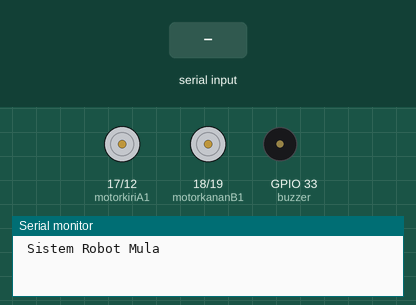
Simulated run of this sketch. Board: ESP32. Parts: motor-driver pin pairs drawn as motors (green arrow = first pin HIGH = forward, orange = second pin HIGH = backward, longer = more drive), buzzer (waves = sounding, pin HIGH), the last lines printed to the serial monitor. The inputs (shaded band) are chosen by the test bench. Nothing arrives over Bluetooth unless stated.

Above: at 1.3 s.
1.4 s: "B" received over the second serial link
At 2.6 s:
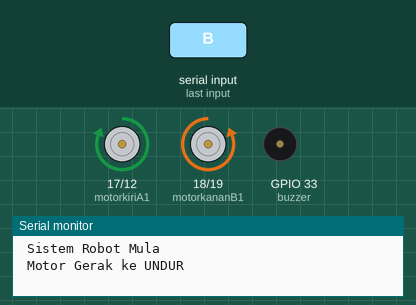
2.9 s: "F" received over the second serial link
At 3.8 s:
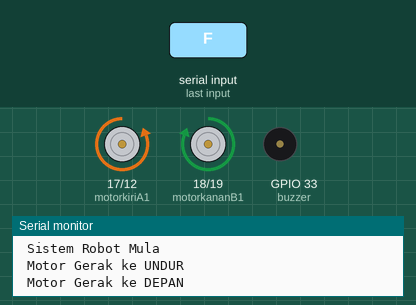
4.4 s: "L" received over the second serial link
At 4.9 s:
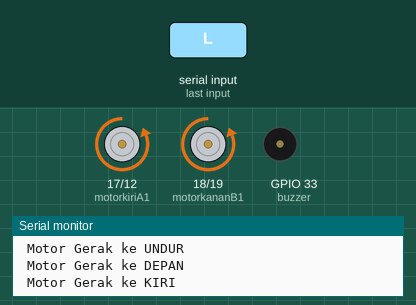
5.9 s: "R" received over the second serial link
At 7.1 s:
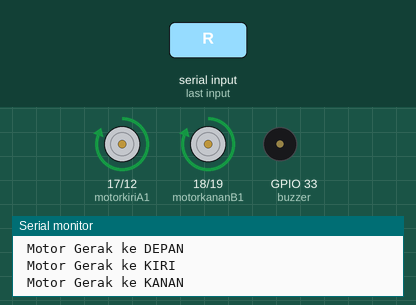
7.4 s: "H" received over the second serial link
At 8.4 s:
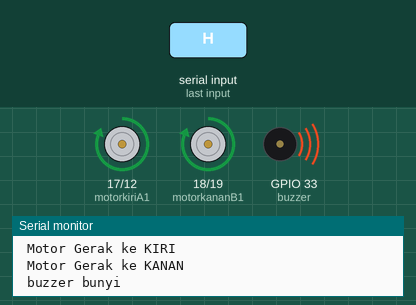
8.9 s: "S" received over the second serial link
At 9.6 s:
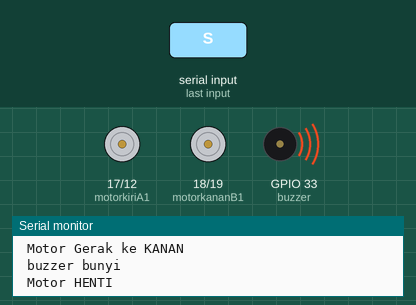
Timing chart, 0 to 11.4 s (numbered marks = the images above; inputs shaded):
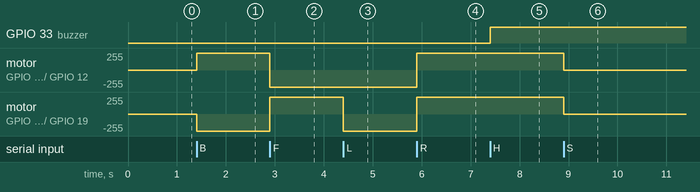

The sketch:

sumo_2026_bth.ino
```cpp
#include "BluetoothSerial.h"

const int motorkiriA1 = 17 ;
const int motorkiriA2 = 12 ;
const int motorkananB1 = 18 ;
const int motorkananB2 = 19 ;
const int buzzer = 33 ;

const char* nama_bluetooth = "sumoKKSJ01";
BluetoothSerial my_bluetooth;

void setup() {

//-- Motor KIRI
  pinMode(motorkiriA1, OUTPUT);
  pinMode(motorkiriA2, OUTPUT);
//-- Motor Kanan  F
  pinMode(motorkananB1, OUTPUT);
  pinMode(motorkananB2, OUTPUT);
//--  buzzer
  pinMode(buzzer, OUTPUT);

//-- istihar fungsi komunikasi Serial.
  Serial.begin(115200);
  delay(100);
  Serial.println(" Sistem Robot Mula");

  //-- istihar fungsi komunikasi Bluetooth.
my_bluetooth.begin(nama_bluetooth);
}

void loop() {

 // if(Serial.available()> 0){
 //   char dat = Serial.read();
  //  Serial.println(dat);

  if(my_bluetooth.available()> 0){
    char dat = my_bluetooth.read();


    if (dat=='B'){
      digitalWrite(motorkiriA1,HIGH);
      digitalWrite(motorkiriA2,LOW);
      digitalWrite(motorkananB1,LOW);
      digitalWrite(motorkananB2,HIGH);
      Serial.println(" Motor Gerak ke UNDUR");

    }

    else if (dat=='F'){
      digitalWrite(motorkiriA1,LOW);
      digitalWrite(motorkiriA2,HIGH);
      digitalWrite(motorkananB1,HIGH);
      digitalWrite(motorkananB2,LOW);
      Serial.println(" Motor Gerak ke DEPAN ");
    }
    else if (dat=='S'){
      digitalWrite(motorkiriA1,LOW);
      digitalWrite(motorkiriA2,LOW);
      digitalWrite(motorkananB1,LOW);
      digitalWrite(motorkananB2,LOW);
      Serial.println(" Motor HENTI");
    }

    else if (dat=='L'){
      digitalWrite(motorkiriA1,LOW);
      digitalWrite(motorkiriA2,HIGH);
      digitalWrite(motorkananB1,LOW);
      digitalWrite(motorkananB2,HIGH);
      Serial.println(" Motor Gerak ke KIRI");
    }

    else if (dat=='R'){
      digitalWrite(motorkiriA1,HIGH);
      digitalWrite(motorkiriA2,LOW);
      digitalWrite(motorkananB1,HIGH);
      digitalWrite(motorkananB2,LOW);
      Serial.println(" Motor Gerak ke KANAN");
    }

    else if (dat=='H'){
      digitalWrite(buzzer,HIGH);
      Serial.println(" buzzer bunyi");
    }

     else if (dat=='h'){
      digitalWrite(buzzer,LOW);
      Serial.println(" buzzer senyap");
    }
  }
}
```

Measured:
- after the input at 1.4 s, motor on GPIO 17 (motorkiriA1) / GPIO 12 (motorkiriA2): stopped → forward 255/255 at once; motor on GPIO 18 (motorkananB1) / GPIO 19 (motorkananB2): stopped → backward 255/255 at once
- after the input at 2.9 s, motor on GPIO 17 (motorkiriA1) / GPIO 12 (motorkiriA2): forward 255/255 → backward 255/255 at once; motor on GPIO 18 (motorkananB1) / GPIO 19 (motorkananB2): backward 255/255 → forward 255/255 at once
- after the input at 4.4 s, motor on GPIO 18 (motorkananB1) / GPIO 19 (motorkananB2): forward 255/255 → backward 255/255 at once
- after the input at 5.9 s, motor on GPIO 17 (motorkiriA1) / GPIO 12 (motorkiriA2), motor on GPIO 18 (motorkananB1) / GPIO 19 (motorkananB2): backward 255/255 → forward 255/255 at once
- after the input at 7.4 s, GPIO 33 (buzzer): LOW → HIGH at once
- after the input at 8.9 s, motor on GPIO 17 (motorkiriA1) / GPIO 12 (motorkiriA2), motor on GPIO 18 (motorkananB1) / GPIO 19 (motorkananB2): forward 255/255 → stopped at once
